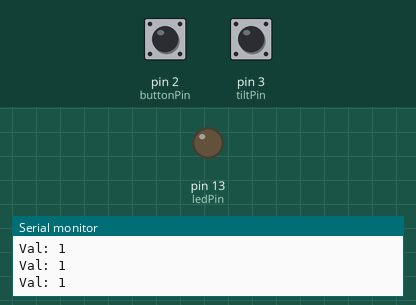
A sketch run on a simulated Arduino Uno, built with avr-gcc and run on an emulated ATmega328P. On the bench: output pins drawn as LEDs (lit = HIGH), the last lines printed to the serial monitor. Dashed ring = blinking. The inputs (shaded band) are chosen by the test bench; at power-on: pin 3 (tiltPin) HIGH, pin 2 (buttonPin) LOW. No radio packets arrive unless stated.

Above: at 1.2 s.
1.3 s: pin 3 (tiltPin) driven LOW
At 2.4 s:
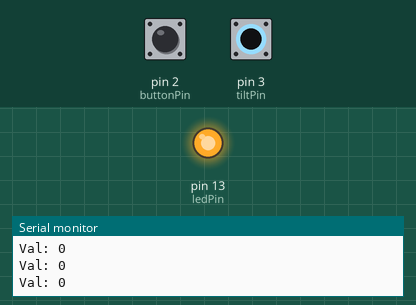
2.8 s: pin 3 (tiltPin) driven HIGH
At 3.4 s:
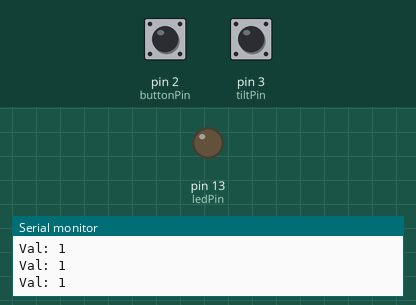
5.8 s: pin 3 (tiltPin) pulsed LOW 2 times (0.12 s each, 0.3 s apart)
At 5.94 s:
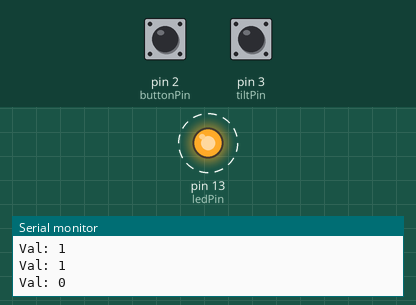
9.4 s: pin 3 (tiltPin) pulsed LOW 5 times (0.12 s each, 0.3 s apart)
At 11.7 s:
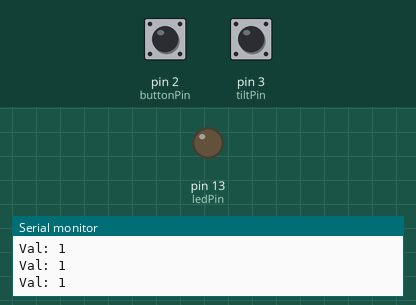
Timing chart, 0 to 13.2 s (numbered marks = the images above; inputs shaded):
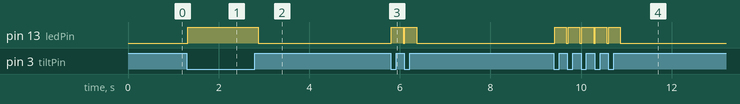

Measured:
- after the input at 1.3 s, pin 13 (ledPin): LOW → HIGH at once
- after the input at 2.8 s, pin 13 (ledPin): HIGH → LOW after 0.07 s
- after the input at 5.8 s, pin 13 (ledPin): alternates HIGH for 0.26 s and LOW for 0.04 s, 4 changes in all, then stays LOW, starting at once
- after the input at 9.4 s, pin 13 (ledPin): alternates HIGH for 0.26 s and LOW for 0.04 s, 10 changes in all, then stays LOW, starting at once

The sketch:

transmitter_arduino_code.ino
```cpp
//Transmitter
#include <VirtualWire.h>


// constants won't change. They're used here to set pin numbers:
const int buttonPin = 2;     // the number of the pushbutton pin
const int ledPin =  13;      // the number of the LED pin
// variables will change:
int buttonState = 0;         // variable for reading the pushbutton status

//tilt sensor
const int tiltPin = 3;

void setup() {
    Serial.begin(9600);
    vw_set_tx_pin(12);          // Sets pin D12 as the TX pin
    vw_setup(2000);          // Bits per sec
    // initialize the LED pin as an output:
  pinMode(ledPin, OUTPUT);
  // initialize the pushbutton pin as an input:
  pinMode(buttonPin, INPUT);
  pinMode(tiltPin, INPUT);
 }

void loop() {
   // read the state of the pushbutton value:
  buttonState = digitalRead(buttonPin);
  int TiltSensorValue = digitalRead(tiltPin);
  // check if the tilt sensor position has tilted, if so, light LED and transmit data
    bool TiltSwitchVal = digitalRead(tiltPin);
    Serial.print(F("Val: "));
    Serial.println(TiltSwitchVal);
  if (TiltSensorValue == LOW) {
    // turn LED on:
    digitalWrite(ledPin, HIGH);
    vw_send((uint8_t *)&TiltSwitchVal,1); //transmits the data
    vw_wait_tx(); // Wait until the whole message is gone
    delay(200);
  } else {
    // turn LED off:
    digitalWrite(ledPin, LOW);
  }
}
```
